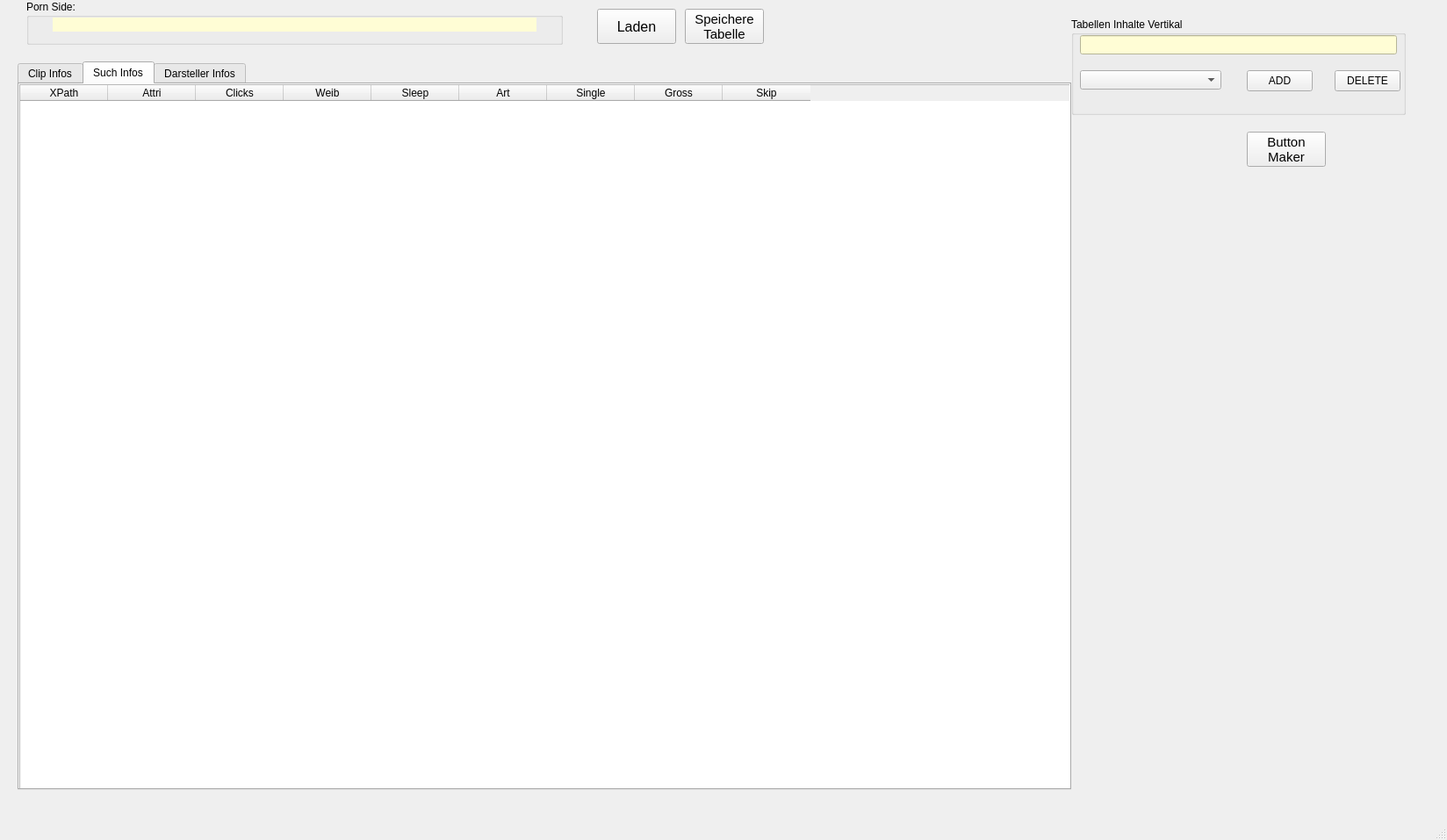
<?xml version="1.0" encoding="UTF-8"?>
<ui version="4.0">
 <class>MainWindow</class>
 <widget class="QMainWindow" name="MainWindow">
  <property name="geometry">
   <rect>
    <x>0</x>
    <y>0</y>
    <width>1648</width>
    <height>957</height>
   </rect>
  </property>
  <property name="windowTitle">
   <string>Webscraping alle Settings</string>
  </property>
  <widget class="QWidget" name="centralwidget">
   <widget class="QPushButton" name="Btn_Logo">
    <property name="geometry">
     <rect>
      <x>680</x>
      <y>10</y>
      <width>90</width>
      <height>40</height>
     </rect>
    </property>
    <property name="font">
     <font>
      <pointsize>12</pointsize>
     </font>
    </property>
    <property name="cursor">
     <cursorShape>PointingHandCursor</cursorShape>
    </property>
    <property name="styleSheet">
     <string notr="true">background-image: url(:/Logos/grafics/kein_logo.jpg);</string>
    </property>
    <property name="text">
     <string>Laden</string>
    </property>
   </widget>
   <widget class="QLabel" name="lbl_PornSide">
    <property name="geometry">
     <rect>
      <x>60</x>
      <y>20</y>
      <width>551</width>
      <height>16</height>
     </rect>
    </property>
    <property name="styleSheet">
     <string notr="true">background-color: rgb(255, 253, 213);</string>
    </property>
    <property name="text">
     <string/>
    </property>
   </widget>
   <widget class="QGroupBox" name="groupBox">
    <property name="geometry">
     <rect>
      <x>30</x>
      <y>0</y>
      <width>611</width>
      <height>51</height>
     </rect>
    </property>
    <property name="title">
     <string>Porn Side:</string>
    </property>
   </widget>
   <widget class="QLabel" name="lblWebside">
    <property name="geometry">
     <rect>
      <x>830</x>
      <y>20</y>
      <width>49</width>
      <height>16</height>
     </rect>
    </property>
    <property name="text">
     <string/>
    </property>
   </widget>
   <widget class="QComboBox" name="cBox_Arten">
    <property name="geometry">
     <rect>
      <x>1230</x>
      <y>80</y>
      <width>161</width>
      <height>22</height>
     </rect>
    </property>
   </widget>
   <widget class="QPushButton" name="Btn_ADD">
    <property name="geometry">
     <rect>
      <x>1420</x>
      <y>80</y>
      <width>75</width>
      <height>24</height>
     </rect>
    </property>
    <property name="text">
     <string>ADD</string>
    </property>
   </widget>
   <widget class="QPushButton" name="Btn_DELETE">
    <property name="geometry">
     <rect>
      <x>1520</x>
      <y>80</y>
      <width>75</width>
      <height>24</height>
     </rect>
    </property>
    <property name="text">
     <string>DELETE</string>
    </property>
   </widget>
   <widget class="QGroupBox" name="groupBox_2">
    <property name="geometry">
     <rect>
      <x>1220</x>
      <y>20</y>
      <width>381</width>
      <height>111</height>
     </rect>
    </property>
    <property name="title">
     <string>Tabellen Inhalte Vertikal</string>
    </property>
    <widget class="QLineEdit" name="lnEdit_Inhalt">
     <property name="geometry">
      <rect>
       <x>10</x>
       <y>20</y>
       <width>361</width>
       <height>22</height>
      </rect>
     </property>
     <property name="styleSheet">
      <string notr="true">background-color: rgb(255, 253, 213);</string>
     </property>
    </widget>
   </widget>
   <widget class="QPushButton" name="Btn_SaveTab">
    <property name="geometry">
     <rect>
      <x>780</x>
      <y>10</y>
      <width>90</width>
      <height>40</height>
     </rect>
    </property>
    <property name="font">
     <font>
      <pointsize>11</pointsize>
     </font>
    </property>
    <property name="cursor">
     <cursorShape>PointingHandCursor</cursorShape>
    </property>
    <property name="styleSheet">
     <string notr="true"/>
    </property>
    <property name="text">
     <string>Speichere
Tabelle</string>
    </property>
   </widget>
   <widget class="QPushButton" name="Btn_ButtonMaker">
    <property name="geometry">
     <rect>
      <x>1420</x>
      <y>150</y>
      <width>90</width>
      <height>40</height>
     </rect>
    </property>
    <property name="font">
     <font>
      <pointsize>11</pointsize>
     </font>
    </property>
    <property name="cursor">
     <cursorShape>PointingHandCursor</cursorShape>
    </property>
    <property name="styleSheet">
     <string notr="true"/>
    </property>
    <property name="text">
     <string>Button
Maker</string>
    </property>
   </widget>
   <widget class="QTabWidget" name="StartInfos">
    <property name="geometry">
     <rect>
      <x>20</x>
      <y>70</y>
      <width>1200</width>
      <height>830</height>
     </rect>
    </property>
    <property name="currentIndex">
     <number>1</number>
    </property>
    <widget class="QWidget" name="tab_ClipInfos">
     <attribute name="title">
      <string>Clip Infos</string>
     </attribute>
     <widget class="QTableWidget" name="tblWdg_clip_infos">
      <property name="geometry">
       <rect>
        <x>0</x>
        <y>0</y>
        <width>1200</width>
        <height>820</height>
       </rect>
      </property>
      <column>
       <property name="text">
        <string>XPath</string>
       </property>
      </column>
      <column>
       <property name="text">
        <string>Attri</string>
       </property>
      </column>
      <column>
       <property name="text">
        <string>Clicks</string>
       </property>
      </column>
      <column>
       <property name="text">
        <string>Weib</string>
       </property>
      </column>
      <column>
       <property name="text">
        <string>Sleep</string>
       </property>
      </column>
      <column>
       <property name="text">
        <string>Art</string>
       </property>
      </column>
      <column>
       <property name="text">
        <string>Single</string>
       </property>
      </column>
      <column>
       <property name="text">
        <string>Gross</string>
       </property>
      </column>
      <column>
       <property name="text">
        <string>Skip</string>
       </property>
      </column>
     </widget>
    </widget>
    <widget class="QWidget" name="ttab_tblWdg_csuchinfos">
     <attribute name="title">
      <string>Such Infos</string>
     </attribute>
     <widget class="QTableWidget" name="tblWdg_such_infos">
      <property name="geometry">
       <rect>
        <x>0</x>
        <y>0</y>
        <width>1200</width>
        <height>820</height>
       </rect>
      </property>
      <column>
       <property name="text">
        <string>XPath</string>
       </property>
      </column>
      <column>
       <property name="text">
        <string>Attri</string>
       </property>
      </column>
      <column>
       <property name="text">
        <string>Clicks</string>
       </property>
      </column>
      <column>
       <property name="text">
        <string>Weib</string>
       </property>
      </column>
      <column>
       <property name="text">
        <string>Sleep</string>
       </property>
      </column>
      <column>
       <property name="text">
        <string>Art</string>
       </property>
      </column>
      <column>
       <property name="text">
        <string>Single</string>
       </property>
      </column>
      <column>
       <property name="text">
        <string>Gross</string>
       </property>
      </column>
      <column>
       <property name="text">
        <string>Skip</string>
       </property>
      </column>
     </widget>
    </widget>
    <widget class="QWidget" name="tab_artistinfos">
     <attribute name="title">
      <string>Darsteller Infos</string>
     </attribute>
     <widget class="QTableWidget" name="tblWdg_artist_infos">
      <property name="geometry">
       <rect>
        <x>0</x>
        <y>0</y>
        <width>1200</width>
        <height>820</height>
       </rect>
      </property>
      <column>
       <property name="text">
        <string>XPath</string>
       </property>
      </column>
      <column>
       <property name="text">
        <string>Attri</string>
       </property>
      </column>
      <column>
       <property name="text">
        <string>Clicks</string>
       </property>
      </column>
      <column>
       <property name="text">
        <string>Weib</string>
       </property>
      </column>
      <column>
       <property name="text">
        <string>Sleep</string>
       </property>
      </column>
      <column>
       <property name="text">
        <string>Art</string>
       </property>
      </column>
      <column>
       <property name="text">
        <string>Single</string>
       </property>
      </column>
      <column>
       <property name="text">
        <string>Gross</string>
       </property>
      </column>
      <column>
       <property name="text">
        <string>Skip</string>
       </property>
      </column>
     </widget>
    </widget>
   </widget>
   <zorder>StartInfos</zorder>
   <zorder>groupBox_2</zorder>
   <zorder>groupBox</zorder>
   <zorder>Btn_Logo</zorder>
   <zorder>lbl_PornSide</zorder>
   <zorder>lblWebside</zorder>
   <zorder>cBox_Arten</zorder>
   <zorder>Btn_ADD</zorder>
   <zorder>Btn_DELETE</zorder>
   <zorder>Btn_SaveTab</zorder>
   <zorder>Btn_ButtonMaker</zorder>
  </widget>
  <widget class="QMenuBar" name="menubar">
   <property name="geometry">
    <rect>
     <x>0</x>
     <y>0</y>
     <width>1648</width>
     <height>21</height>
    </rect>
   </property>
  </widget>
  <widget class="QStatusBar" name="statusbar"/>
 </widget>
 <resources>
  <include location="../logo.qrc"/>
 </resources>
 <connections/>
</ui>
